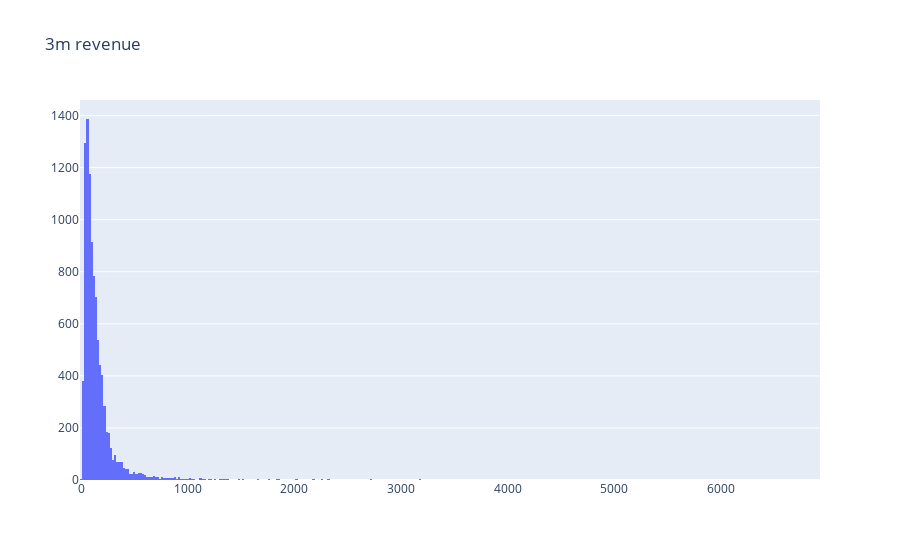

Notebook source saved alongside this figure:
### Code cell
#plot LTV histogram
plot_3m_data = [
    go.Histogram(
        x=revenue_3m_bycus['m3_revenue']
    )
]

plot_layout = go.Layout(
        title='3m revenue'
    )
fig = go.Figure(data=plot_3m_data, layout=plot_layout)
pyoff.iplot(fig)

### Figure 1 — Plotly figure (JSON) as saved in the notebook; plotly's stock layout.template omitted (floating-point values rounded to 4 significant figures; data arrays with more than 128 entries replaced by an {"elided": "..."} marker saying what was removed)
{"data": [{"type": "histogram", "x": {"elided": "9789 float values"}}], "layout": {"title": {"text": "3m revenue"}}}
